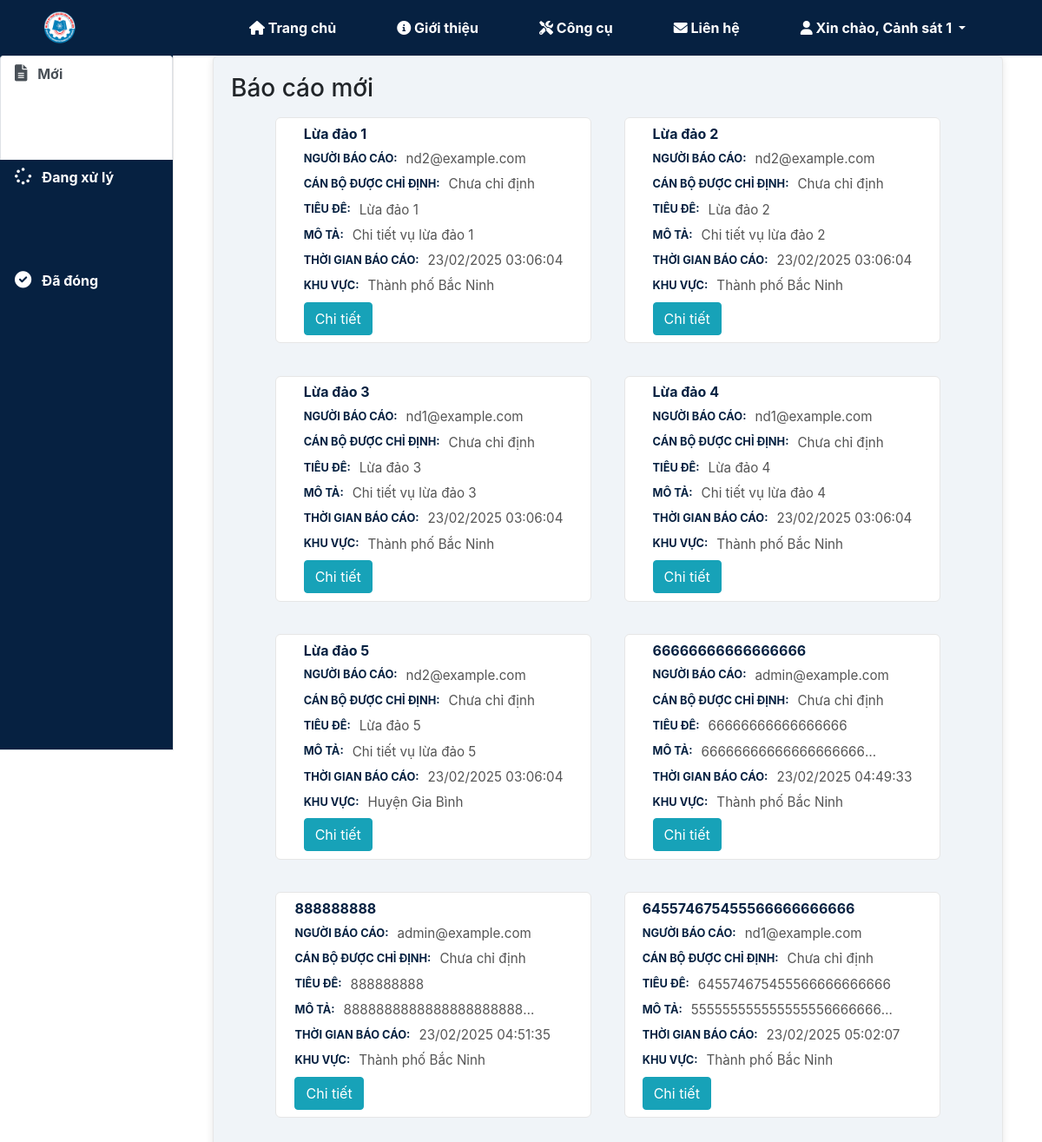
The page /police_officer/reports (signed in) on the database as committed earlier.
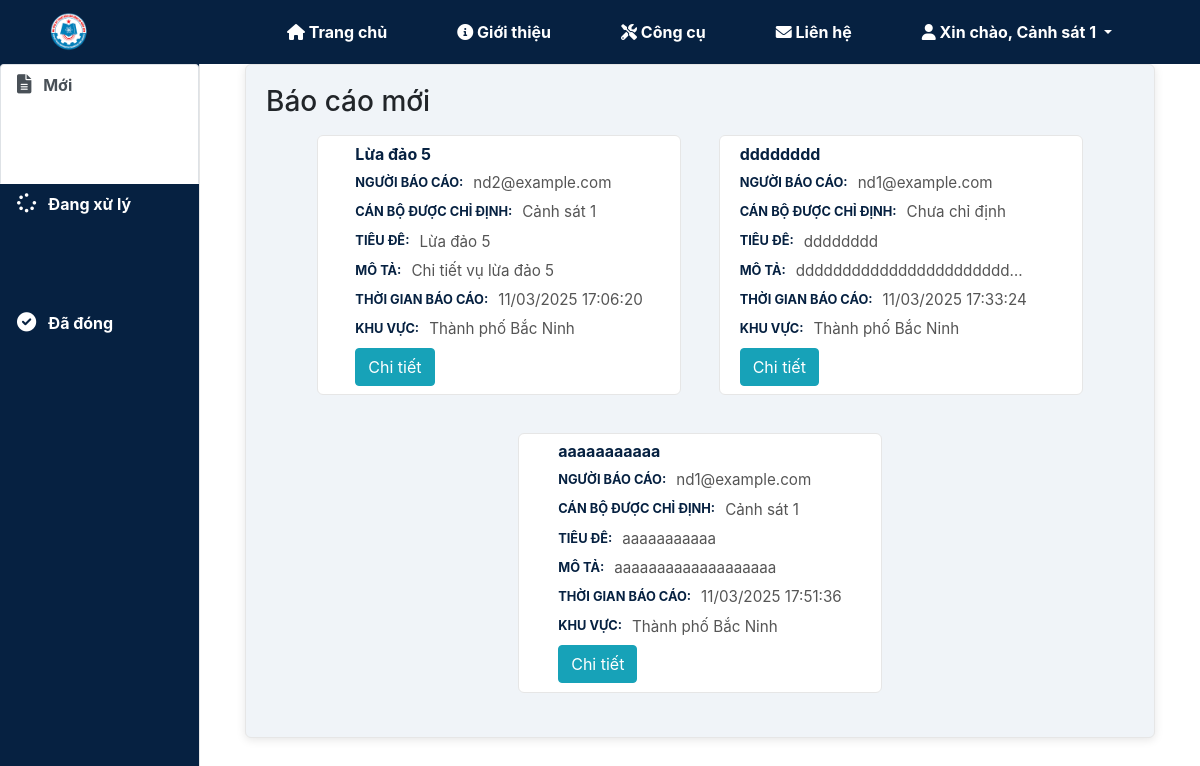
The same page on the database as committed later.
### asrp/models.py (models this page shows, shortened)
class Report(db.Model):
    __tablename__ = 'reports'
    id = db.Column(db.Integer, primary_key=True)
    user_id = db.Column(db.Integer, db.ForeignKey('users.id'), nullable=False)
    area_id = db.Column(db.Integer, db.ForeignKey('areas.id'), nullable=False)
    title = db.Column(db.String(200), nullable=False)
    description = db.Column(db.Text, nullable=False)
    latitude = db.Column(db.Float, nullable=True)
    longitude = db.Column(db.Float, nullable=True)
    date_submitted = db.Column(db.DateTime, default=datetime.utcnow, nullable=False)
    status = db.Column(
        db.Enum('new', 'in_progress', 'closed', 'resolved'),
        default='new',
        nullable=False
    )
    assigned_officer_id = db.Column(db.Integer, db.ForeignKey('users.id'), nullable=True)
    created_at = db.Column(db.DateTime, default=datetime.utcnow, nullable=False)
    updated_at = db.Column(
        db.DateTime,
        default=datetime.utcnow,
        onupdate=datetime.utcnow,
        nullable=False
    )
    user = relationship('User', foreign_keys=[user_id], back_populates='reports')
    assigned_officer = db.relationship('User', foreign_keys=[assigned_officer_id])
    area = db.relationship(
        'Area',
        backref='reports',
        lazy='joined'
    )
    attachments = db.relationship('Attachment', backref='report', lazy='select')

class User(UserMixin, db.Model):
    __tablename__ = 'users'
    id = db.Column(db.Integer, primary_key=True)
    username = db.Column(db.String(64), index=True, unique=True)
    email = db.Column(db.String(120), index=True, unique=True)
    password_hash = db.Column(db.String(128))
    full_name = db.Column(db.String(150), nullable=False)
    phone_number = db.Column(db.String(20), nullable=False)
    role = db.Column(
        db.Enum('user', 'police_officer', 'admin'),
        default='user',
        nullable=False
    )
    unit_id = db.Column(db.Integer, db.ForeignKey('units.id'), nullable=True)
    date_joined = db.Column(db.DateTime, default=datetime.utcnow, nullable=False)
    is_active = db.Column(db.Boolean, default=True, nullable=False)
    personal_photo = db.Column(db.String(200), nullable=True)
    id_card_photo = db.Column(db.String(200), nullable=True)
    additional_info = db.Column(db.Text, nullable=True)
    verification_status = db.Column(
        db.Enum('pending', 'verified', 'rejected'),
        default='pending',
        nullable=False
    )
    reports = relationship('Report', foreign_keys='Report.user_id', back_populates='user')
    unit = db.relationship('Unit', backref='members', lazy='joined')
    authored_contents = db.relationship('Content', backref='author', lazy='dynamic')

class Area(db.Model):
    __tablename__ = 'areas'
    id = db.Column(db.Integer, primary_key=True)
    name = db.Column(db.String(150), nullable=False)
    description = db.Column(db.Text, nullable=True)

### asrp/blueprints/police_officer/routes.py (the view)
@police_officer_bp.route('/reports', methods=['GET'])
@login_required
def view_reports():
    if current_user.role != 'police_officer':
        flash('Bạn không có quyền truy cập trang này.', 'danger')
        return redirect(url_for('main.index'))
    reports = Report.query.options(
        joinedload(Report.user),
        joinedload(Report.area),
        joinedload(Report.assigned_officer)
    ).filter(
        (Report.assigned_officer_id == None) | (Report.assigned_officer_id == current_user.id)
    ).all()
    return render_template('police_officer/reports.html', reports=reports)

### asrp/templates/police_officer/reports.html (shortened to what this page needs)
{% extends "base.html" %}
{% block content %}
<link rel="stylesheet" href="{{ url_for('static', filename='css/police_officer.css') }}">
  <link href="https://stackpath.bootstrapcdn.com/bootstrap/4.5.2/css/bootstrap.min.css" rel="stylesheet">
<link rel="stylesheet" href="https://cdnjs.cloudflare.com/ajax/libs/font-awesome/6.0.0-beta3/css/all.min.css">
<div class="container">
  <ul class="nav nav-tabs" role="tablist">
    <li class="nav-item active">
      <a class="nav-link active" href="#new" data-toggle="tab">
        <i class="fas fa-file-alt"></i> Mới
      </a>
    </li>
    <li class="nav-item">
      <a class="nav-link" href="#in_progress" data-toggle="tab">
        <i class="fas fa-spinner"></i> Đang xử lý
      </a>
    </li>
    <li class="nav-item">
      <a class="nav-link" href="#closed" data-toggle="tab">
        <i class="fas fa-check-circle"></i> Đã đóng
      </a>
    </li>
  </ul>
  <div class="tab-content">
    <div class="tab-pane fade active show" id="new">
      <h3>Báo cáo mới</h3>
      <ul class="list">
        {% for report in reports if report.status == 'new' %}
        <li class="list-item">
          <div class="list-content">
            <h2>{{ report.title }}</h2>
            <p class="key-value">
              <span class="key">Người báo cáo:</span>
              <span class="value">{{ report.user.email }}</span>
            </p>
            <p class="key-value">
              <span class="key">Cán bộ được chỉ định:</span>
              <span class="value">{{ report.assigned_officer.full_name if report.assigned_officer else 'Chưa chỉ định' }}</span>
            </p>
            <p class="key-value">
              <span class="key">Tiêu đề:</span>
              <span class="value">{{ report.title }}</span>
            </p>
            <p class="key-value">
              <span class="key">Mô tả:</span>
              <span class="value">{{ report.description }}</span>
            </p>
            <p class="key-value">
              <span class="key">Thời gian báo cáo:</span>
              <span class="value">{{ report.date_submitted.strftime('%d/%m/%Y %H:%M:%S') }}</span>
            </p>
            <p class="key-value">
              <span class="key">Khu vực:</span>
              <span class="value">{{ report.area.name }}</span>
            </p>
            <p>
              <a href="{{ url_for('police_officer.report_detail', report_id=report.id) }}" class="btn btn-info">Chi tiết</a>
            </p>
          </div>
        </li>
        {% endfor %}
      </ul>
    </div>
  </div>
</div>
{% endblock %}

Rows that differ between the two databases and show on the page:
no longer on this page (row edited): Report: title "Lừa đảo 1", user.email "nd2@example.com", assigned_officer "Chưa chỉ định", description "Chi tiết vụ lừa đảo 1", date_submitted "23/02/2025 03:06:04", area.name "Thành phố Bắc Ninh"
no longer on this page (row edited): Report: title "Lừa đảo 2", user.email "nd2@example.com", assigned_officer "Chưa chỉ định", description "Chi tiết vụ lừa đảo 2", date_submitted "23/02/2025 03:06:04", area.name "Thành phố Bắc Ninh"
no longer on this page (row edited): Report: title "Lừa đảo 3", user.email "nd1@example.com", assigned_officer "Chưa chỉ định", description "Chi tiết vụ lừa đảo 3", date_submitted "23/02/2025 03:06:04", area.name "Thành phố Bắc Ninh"
no longer on this page (row edited): Report: title "Lừa đảo 4", user.email "nd1@example.com", assigned_officer "Chưa chỉ định", description "Chi tiết vụ lừa đảo 4", date_submitted "23/02/2025 03:06:04", area.name "Thành phố Bắc Ninh"
removed Report: title "66666666666666666", user.email "admin@example.com", assigned_officer "Chưa chỉ định", description "66666666666666666666…", date_submitted "23/02/2025 04:49:33", area.name "Thành phố Bắc Ninh"
removed Report: title "888888888", user.email "admin@example.com", assigned_officer "Chưa chỉ định", description "8888888888888888888888…", date_submitted "23/02/2025 04:51:35", area.name "Thành phố Bắc Ninh"
removed Report: title "645574675455566666666666", user.email "nd1@example.com", assigned_officer "Chưa chỉ định", description "555555555555555556666666…", date_submitted "23/02/2025 05:02:07", area.name "Thành phố Bắc Ninh"
changed Report "Lừa đảo 5": assigned_officer "Chưa chỉ định" → "Cảnh sát 1"; date_submitted "23/02/2025 03:06:04" → "11/03/2025 17:06:20"; area.name "Huyện Gia Bình" → "Thành phố Bắc Ninh"
now on this page (row edited): Report: title "dddddddd", user.email "nd1@example.com", assigned_officer "Chưa chỉ định", description "ddddddddddddddddddddddd…", date_submitted "11/03/2025 17:33:24", area.name "Thành phố Bắc Ninh"
added Report: title "aaaaaaaaaaa", user.email "nd1@example.com", assigned_officer "Cảnh sát 1", description "aaaaaaaaaaaaaaaaaaa", date_submitted "11/03/2025 17:51:36", area.name "Thành phố Bắc Ninh"
